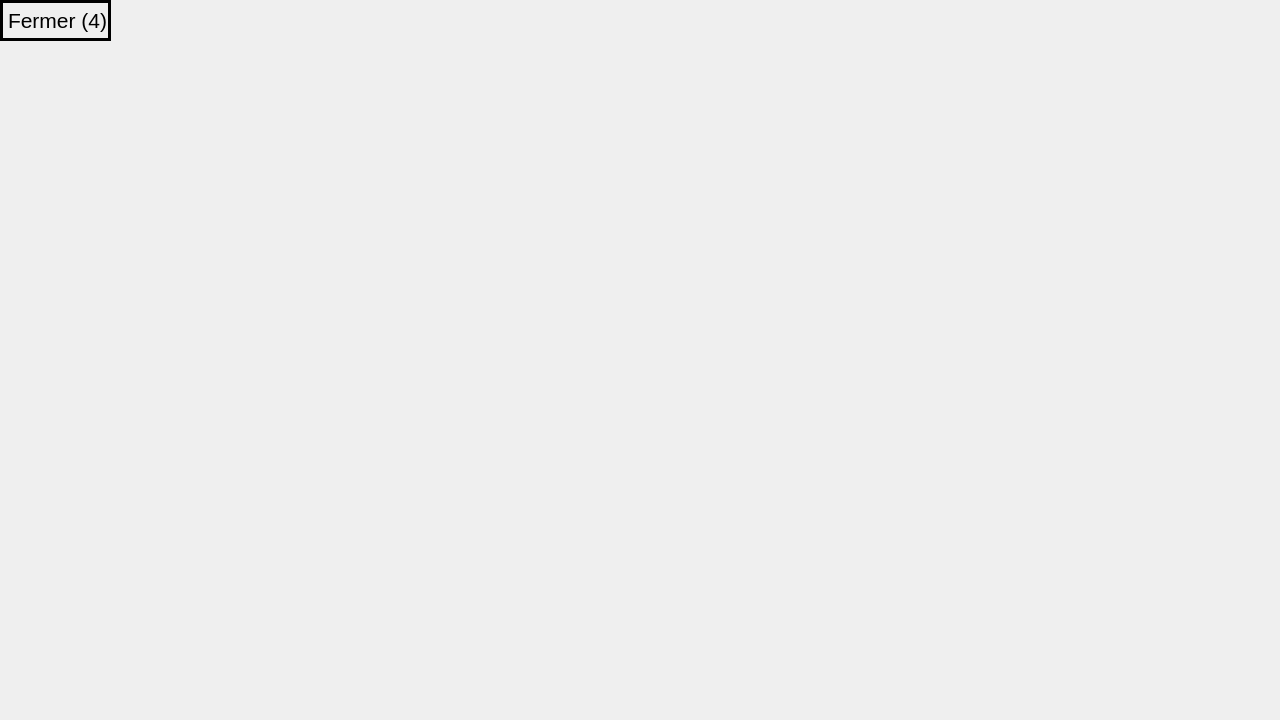
<?xml version="1.0" encoding="UTF-8"?>
<ui version="4.0">
 <class>HistoRencontre</class>
 <widget class="QWidget" name="HistoRencontre">
  <property name="geometry">
   <rect>
    <x>0</x>
    <y>0</y>
    <width>1280</width>
    <height>720</height>
   </rect>
  </property>
  <property name="windowTitle">
   <string>Form</string>
  </property>
  <widget class="QLabel" name="Affichage1">
   <property name="geometry">
    <rect>
     <x>120</x>
     <y>70</y>
     <width>471</width>
     <height>571</height>
    </rect>
   </property>
   <property name="font">
    <font>
     <pointsize>14</pointsize>
     <bold>true</bold>
    </font>
   </property>
   <property name="text">
    <string/>
   </property>
   <property name="alignment">
    <set>Qt::AlignmentFlag::AlignLeading|Qt::AlignmentFlag::AlignLeft|Qt::AlignmentFlag::AlignTop</set>
   </property>
   <property name="wordWrap">
    <bool>true</bool>
   </property>
  </widget>
  <widget class="QLabel" name="Affichage2">
   <property name="geometry">
    <rect>
     <x>680</x>
     <y>70</y>
     <width>471</width>
     <height>571</height>
    </rect>
   </property>
   <property name="font">
    <font>
     <pointsize>14</pointsize>
     <bold>true</bold>
    </font>
   </property>
   <property name="text">
    <string/>
   </property>
   <property name="alignment">
    <set>Qt::AlignmentFlag::AlignLeading|Qt::AlignmentFlag::AlignLeft|Qt::AlignmentFlag::AlignTop</set>
   </property>
   <property name="wordWrap">
    <bool>true</bool>
   </property>
  </widget>
  <widget class="QLabel" name="BackGround">
   <property name="geometry">
    <rect>
     <x>-5</x>
     <y>-35</y>
     <width>1300</width>
     <height>800</height>
    </rect>
   </property>
   <property name="autoFillBackground">
    <bool>true</bool>
   </property>
   <property name="text">
    <string/>
   </property>
   <property name="pixmap">
    <pixmap resource="Image.qrc">:/Decor/Image_Qt/Decor/Livre2D_V2.png</pixmap>
   </property>
   <property name="scaledContents">
    <bool>true</bool>
   </property>
  </widget>
  <widget class="QLabel" name="Contoles">
   <property name="geometry">
    <rect>
     <x>0</x>
     <y>0</y>
     <width>111</width>
     <height>41</height>
    </rect>
   </property>
   <property name="font">
    <font>
     <pointsize>16</pointsize>
     <bold>false</bold>
    </font>
   </property>
   <property name="autoFillBackground">
    <bool>true</bool>
   </property>
   <property name="frameShape">
    <enum>QFrame::Shape::Box</enum>
   </property>
   <property name="lineWidth">
    <number>3</number>
   </property>
   <property name="text">
    <string>Fermer (4)</string>
   </property>
  </widget>
  <zorder>BackGround</zorder>
  <zorder>Affichage1</zorder>
  <zorder>Affichage2</zorder>
  <zorder>Contoles</zorder>
 </widget>
 <resources>
  <include location="Image.qrc"/>
 </resources>
 <connections/>
</ui>
